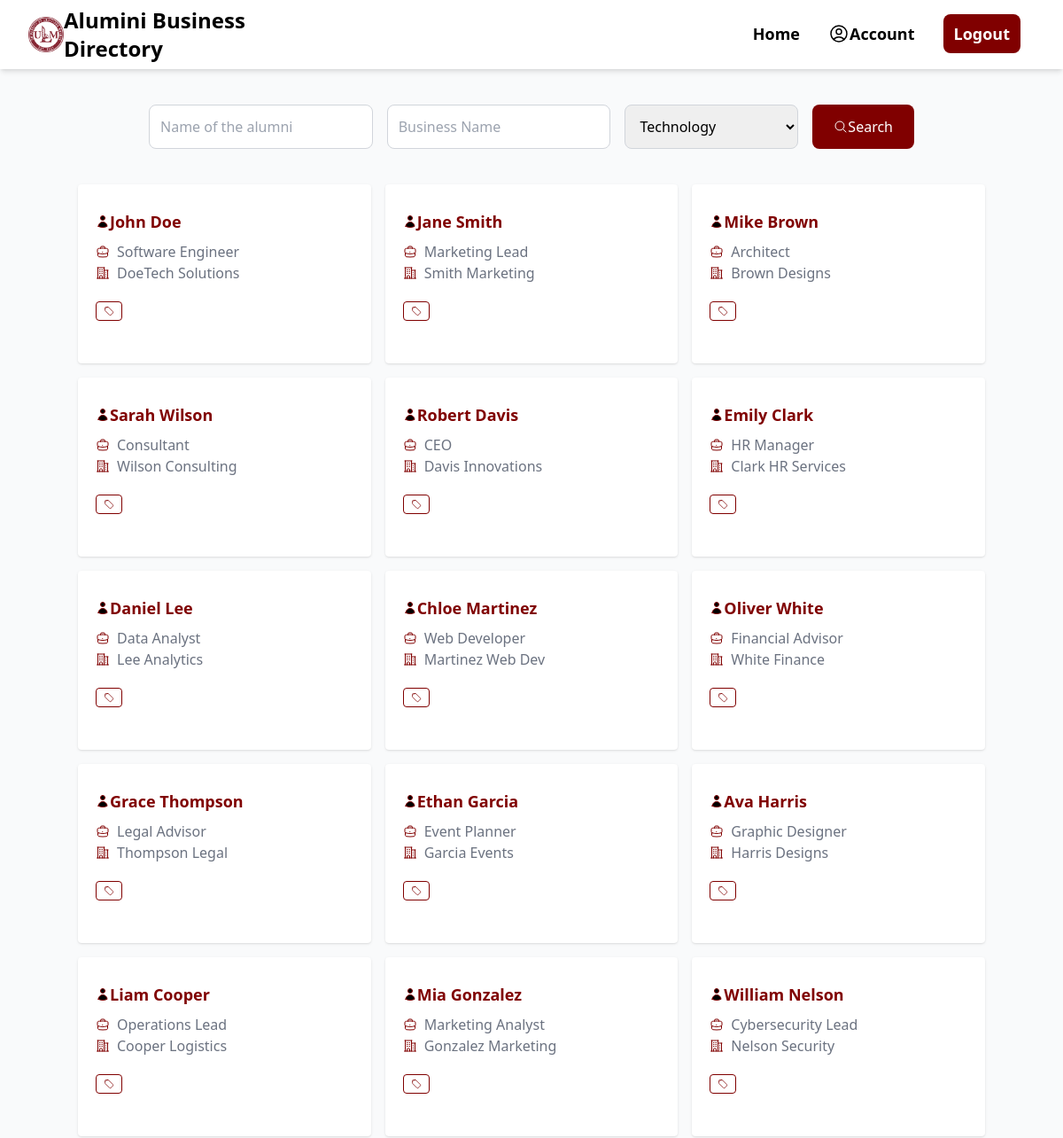
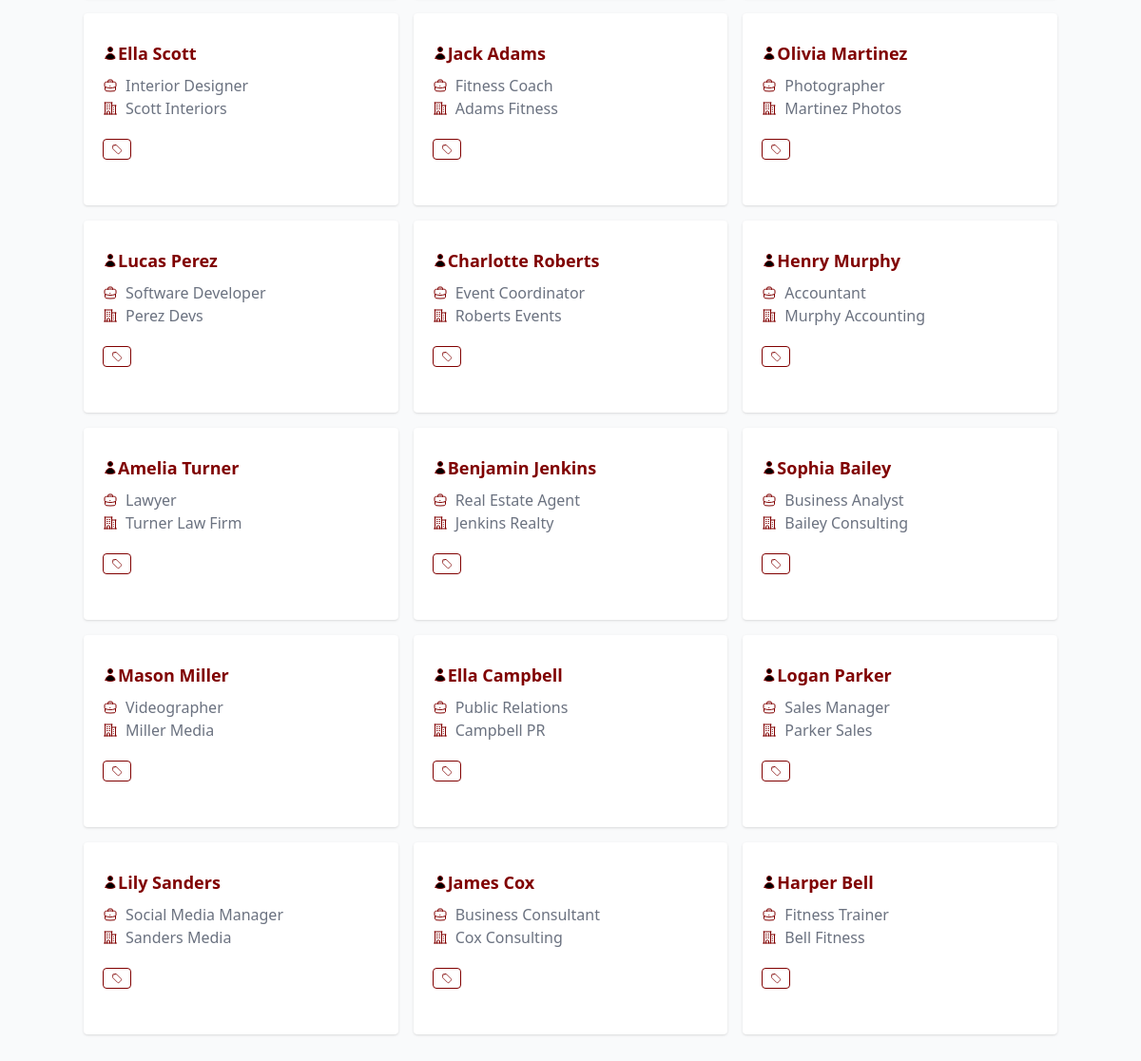
The app's page / (signed in) with its own data (2 pictures, top to bottom).
### alumini/models.py (models this page shows, shortened)
class Alumini(models.Model):
    id = models.CharField(
        _("ID"), primary_key=True, max_length=22, default=shortuuid.uuid, editable=False
    )
    first_name = models.CharField(_("First Name"), max_length=100)
    last_name = models.CharField(_("Last Name"), max_length=100)
    email = models.EmailField(_("Email Address"), unique=True)
    full_name = models.CharField(_("Full Name"), max_length=100)
    address = models.CharField(_("Address"), max_length=100)
    job_title = models.CharField(_("Job Title"), max_length=100)
    name_of_business = models.CharField(_("Name of Business"), max_length=100)
    business_address = models.CharField(_("Business Address"), max_length=100)
    business_city = models.CharField(_("Business City"), max_length=100)
    business_state = models.CharField(_("Business State"), max_length=100)
    business_zip = models.CharField(_("Business Zip"), max_length=100)
    business_phone = models.CharField(_("Business Phone"), max_length=100)
    business_email = models.EmailField(_("Business Email"), unique=True)
    business_website = models.CharField(_("Business Website"), max_length=100)
    business_description = models.TextField(_("Business Description"), max_length=100)
    business_category = models.ForeignKey(
        "Category", verbose_name=_("Business Category"), on_delete=models.CASCADE
    )
    alumini_discount = models.BooleanField(_("Alumini Discount"), default=False)
    alumini_discount_description = models.TextField(
        _("Alumini Discount Description"), max_length=100
    )
    business_logo_link = models.CharField(_("Business Logo Link"), max_length=100)
    user_id = models.CharField(_("User ID"), max_length=100)
    created_at = models.DateTimeField(_("Created At"), auto_now_add=True)

### alumini/views.py (the view, shortened to what this page needs)
# urls.py: path("", index, name="home"),
@login_required(login_url="login")
def index(request):
    aluminis = Alumini.objects.values(
        "id", "full_name", "job_title", "name_of_business", "business_category"
    )
    categories = Category.objects.all()
    context = {"aluminis": aluminis, "categories": categories}
    return render(request, "alumini/index.html", context)

### alumini/models.py (called while the page is built)
    def __str__(self):
        return self.category

### alumini/templates/alumini/index.html (shortened to what this page needs)
{% extends "main.html" %} {% block content %}
<form
  action="{% url 'home' %}"
  method="POST"
  class="flex space-x-4 w-full max-w-4xl mx-auto my-10 px-4"
>
  <div class="relative flex-grow">
    <input
      type="text"
      placeholder="Name of the alumni"
      name="name"
      class="w-full p-3 pr-10 rounded-lg border border-gray-300 focus:outline-none focus:ring-2 focus:ring-blue-500 focus:border-transparent"
    />
  </div>
  <div class="relative flex-grow">
    <input
      type="text"
      placeholder="Business Name"
      name="business_name"
      class="w-full p-3 pr-10 rounded-lg border border-gray-300 focus:outline-none focus:ring-2 focus:ring-blue-500 focus:border-transparent"
    />
  </div>
  <div class="relative flex-grow">
    <select
      class="w-full p-3 pr-10 rounded-lg border border-gray-300 focus:outline-none focus:ring-2 focus:ring-blue-500 focus:border-transparent"
    >
      {% for category in categories %}
      <option value="{{category.id}}">{{category}}</option>
      {% endfor %}
    </select>
  </div>
  <button
    class="bg-[#800000] text-white px-6 py-3 rounded-lg flex items-center justify-center hover:bg-[#592730] focus:outline-none focus:ring-2 focus:ring-[#78081C] focus:ring-offset-2"
  >
    <svg
      xmlns="http://www.w3.org/2000/svg"
      fill="none"
      viewBox="0 0 24 24"
      stroke-width="1.5"
      stroke="currentColor"
      class="size-4"
    >
      <path
        stroke-linecap="round"
        stroke-linejoin="round"
        d="m21 21-5.197-5.197m0 0A7.5 7.5 0 1 0 5.196 5.196a7.5 7.5 0 0 0 10.607 10.607Z"
      />
    </svg>
    Search
  </button>
</form>
<div class="container mx-auto my-10 grid grid-cols-1 md:grid-cols-3 gap-4">
  {% for alumini in aluminis %} {% include "alumini/alumni_cards.html" %}
  {%endfor %}
</div>
{%endblock%}

### alumini/templates/alumini/alumni_cards.html (shortened to what this page needs)
<a href="{% url 'alumni' alumini.id %}"
  ><div class="max-w-sm rounded overflow-hidden shadow bg-white px-2 py-4">
    <div class="px-3 py-3">
      <div class="font-bold text-[#800000] mb-2 flex items-center">
        <span class="text-lg">{{alumini.full_name}}</span>
      </div>
      <p class="flex items-center">
        <span class="text-gray-500">{{alumini.job_title}}</span>
      </p>
      <p class="flex items-center">
        <span class="text-gray-500">{{alumini.name_of_business}}</span>
      </p>
      <div class="text-xs font-light my-2">
        <p
          class="border border-1 border-[#800000] rounded my-3 py-1 px-2 text-[#800000] text-center inline-flex flex items-center"
        >
        </p>
      </div>
    </div>
  </div>
</a>

### records on screen
Alumini: full_name "John Doe", job_title "Software Engineer", name_of_business "DoeTech Solutions"
Alumini: full_name "Jane Smith", job_title "Marketing Lead", name_of_business "Smith Marketing"
Alumini: full_name "Mike Brown", job_title "Architect", name_of_business "Brown Designs"
Alumini: full_name "Sarah Wilson", job_title "Consultant", name_of_business "Wilson Consulting"
Alumini: full_name "Robert Davis", job_title "CEO", name_of_business "Davis Innovations"
Alumini: full_name "Emily Clark", job_title "HR Manager", name_of_business "Clark HR Services"
Alumini: full_name "Daniel Lee", job_title "Data Analyst", name_of_business "Lee Analytics"
Alumini: full_name "Chloe Martinez", job_title "Web Developer", name_of_business "Martinez Web Dev"
Alumini: full_name "Oliver White", job_title "Financial Advisor", name_of_business "White Finance"
Alumini: full_name "Grace Thompson", job_title "Legal Advisor", name_of_business "Thompson Legal"
Alumini: full_name "Ethan Garcia", job_title "Event Planner", name_of_business "Garcia Events"
Alumini: full_name "Ava Harris", job_title "Graphic Designer", name_of_business "Harris Designs"
Alumini: full_name "Liam Cooper", job_title "Operations Lead", name_of_business "Cooper Logistics"
Alumini: full_name "Mia Gonzalez", job_title "Marketing Analyst", name_of_business "Gonzalez Marketing"
Alumini: full_name "William Nelson", job_title "Cybersecurity Lead", name_of_business "Nelson Security"
Alumini: full_name "Ella Scott", job_title "Interior Designer", name_of_business "Scott Interiors"
Alumini: full_name "Jack Adams", job_title "Fitness Coach", name_of_business "Adams Fitness"
Alumini: full_name "Olivia Martinez", job_title "Photographer", name_of_business "Martinez Photos"
Alumini: full_name "Lucas Perez", job_title "Software Developer", name_of_business "Perez Devs"
Alumini: full_name "Charlotte Roberts", job_title "Event Coordinator", name_of_business "Roberts Events"
Alumini: full_name "Henry Murphy", job_title "Accountant", name_of_business "Murphy Accounting"
Alumini: full_name "Amelia Turner", job_title "Lawyer", name_of_business "Turner Law Firm"
Alumini: full_name "Benjamin Jenkins", job_title "Real Estate Agent", name_of_business "Jenkins Realty"
Alumini: full_name "Sophia Bailey", job_title "Business Analyst", name_of_business "Bailey Consulting"
Alumini: full_name "Mason Miller", job_title "Videographer", name_of_business "Miller Media"
Alumini: full_name "Ella Campbell", job_title "Public Relations", name_of_business "Campbell PR"
Alumini: full_name "Logan Parker", job_title "Sales Manager", name_of_business "Parker Sales"
Alumini: full_name "Lily Sanders", job_title "Social Media Manager", name_of_business "Sanders Media"
Alumini: full_name "James Cox", job_title "Business Consultant", name_of_business "Cox Consulting"
Alumini: full_name "Harper Bell", job_title "Fitness Trainer", name_of_business "Bell Fitness"

### other values on screen
form field value "Technology"
